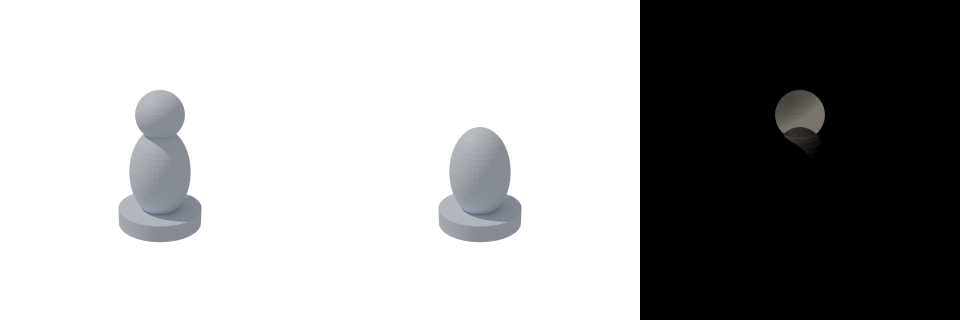
#> input picture examples/positive-master/benchmark-before.png, 1920 x 640 px (shown at 1/2 size)
$ python -i evaluation.py   (imports and definitions only)
#> lines starting #> are read from the running program, lines starting #| are printed output that depends on the picture; after the words box and inside, x2 and y2 are one past the last pixel; in counts of white or black regions, pixels touching at a corner belong together
#> further down, picture is the input picture: PIL image 1920x640 RGB; mean R, G, B 165.2, 165.4, 165.7
from __future__ import annotations

from pathlib import Path
from typing import Any

from PIL import Image, ImageChops, ImageFilter, ImageOps, ImageStat

from .errors import SceneCraftError
from .util import atomic_write_json

METRICS = ("silhouette_iou", "edge_f1", "perceptual_similarity")


def _pixels(image: Image.Image):
    getter = getattr(image, "get_flattened_data", image.getdata)
    return getter()


def _fit(image: Image.Image, size: tuple[int, int]) -> Image.Image:
    return ImageOps.fit(image, size, method=Image.Resampling.LANCZOS)


def _border_rgb(image: Image.Image) -> tuple[int, int, int]:
    rgb = image.convert("RGB")
    width, height = rgb.size
#> width = 1920; height = 640
    pixels = [rgb.getpixel((0, 0)), rgb.getpixel((width - 1, 0)), rgb.getpixel((0, height - 1)), rgb.getpixel((width - 1, height - 1))]
#> pixels = [(255, 255, 255), (0, 0, 0), (255, 255, 255), (0, 0, 0)]
    return tuple(sum(pixel[channel] for pixel in pixels) // 4 for channel in range(3))


def _foreground_mask(image: Image.Image) -> Image.Image:
    if image.mode == "RGBA":
        alpha = image.getchannel("A")
        if alpha.getextrema() != (255, 255):
            return alpha.point(lambda value: 255 if value >= 16 else 0)
    rgb = image.convert("RGB")
    background = _border_rgb(rgb)
#> background = (127, 127, 127)
    pixels = []
    for red, green, blue in _pixels(rgb):
        distance = abs(red - background[0]) + abs(green - background[1]) + abs(blue - background[2])
        pixels.append(255 if distance >= 54 else 0)
#> after the loop, pixels = 1228800 items
    mask = Image.new("L", rgb.size)
#> mask: PIL image 1920x640 L; every value is 0
    mask.putdata(pixels)
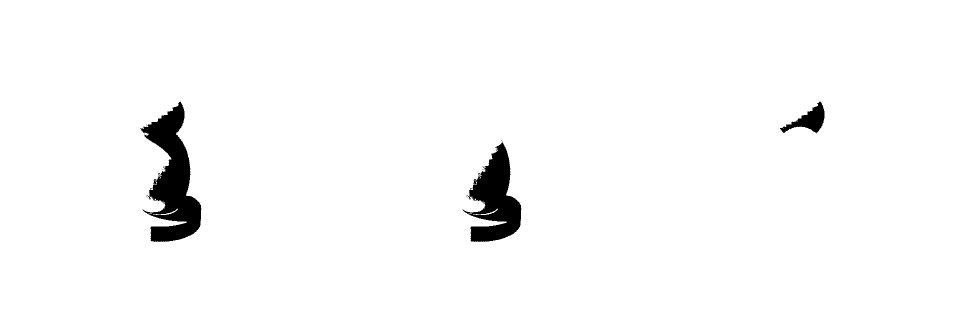
#> mask: PIL image 1920x640 L (shown at 1/2 size); 97.5% white; 26 black regions (23 under 20 px), largest, box (x1, y1, x2, y2) and area: (280, 203, 403, 484) 16707, (925, 285, 1043, 484) 12013, (1560, 203, 1649, 267) 2265
    return mask.filter(ImageFilter.MaxFilter(3)).filter(ImageFilter.MinFilter(3))
#> returned value: PIL image 1920x640 L; 97.5% white; 7 black regions (2 under 20 px), largest, box (x1, y1, x2, y2) and area: (283, 204, 402, 483) 16469, (939, 285, 1042, 483) 11778, (1561, 204, 1649, 265) 2239, (308, 361, 312, 367) 21, (948, 361, 952, 367) 21


# [7 lines left out: function _iou, not called in this run]


def _edge_mask(image: Image.Image) -> Image.Image:
    edges = image.convert("L").filter(ImageFilter.FIND_EDGES)
    return edges.point(lambda value: 255 if value >= 24 else 0)


# [93 lines left out: functions _edge_f1, _perceptual_similarity, evaluate_hero_view, not called in this run]

>>> from PIL import Image
>>> picture = Image.open('../../examples/positive-master/benchmark-before.png')
>>> result = _foreground_mask(picture)

$ run again, on examples/positive-master/benchmark-reference.png
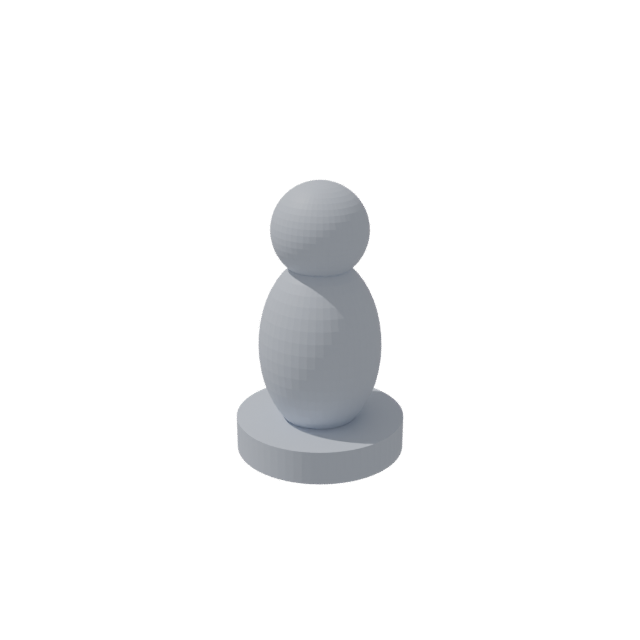
#> input picture examples/positive-master/benchmark-reference.png, 640 x 640 px
#> picture is the input picture: PIL image 640x640 RGBA; mean R, G, B, A 12.8, 13.2, 13.7, 21.5
#> in _foreground_mask, `alpha = image.getchannel("A")`:
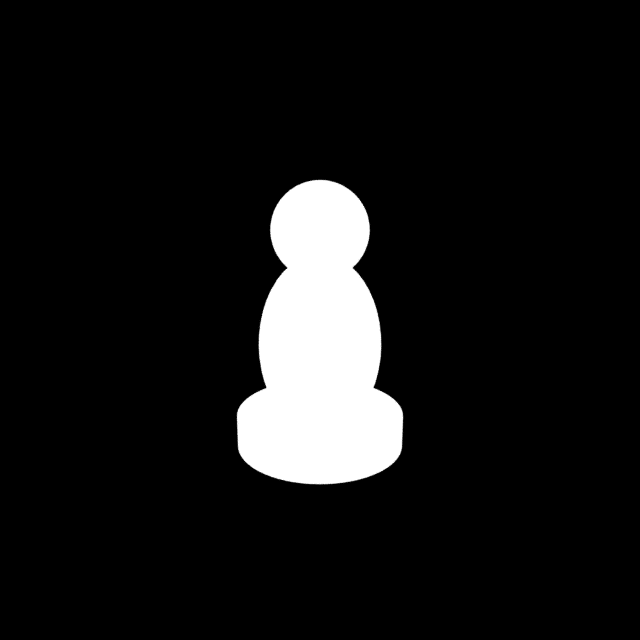
#> alpha: PIL image 640x640 L; min 0, max 255, mean 21.5
#> in _foreground_mask, `return alpha.point(lambda value: 255 if value >= 16 else 0)`:
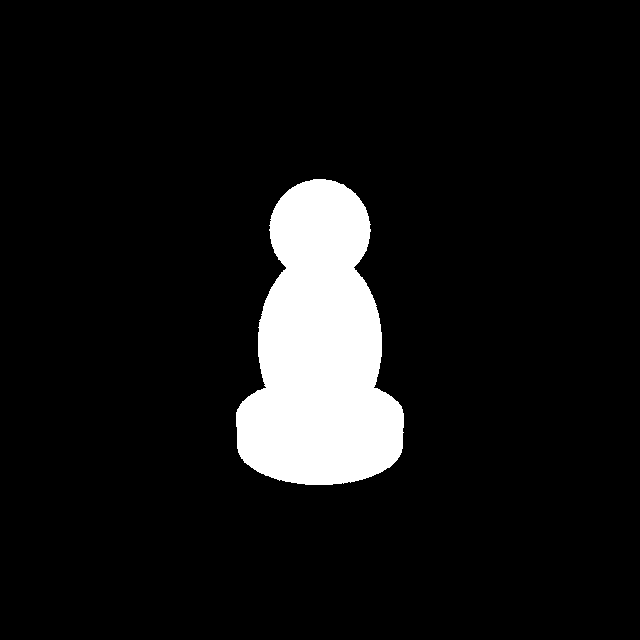
#> returned value: PIL image 640x640 L; 8.6% white; 1 white region, box (x1, y1, x2, y2) and area: (236, 179, 404, 485) 35191
